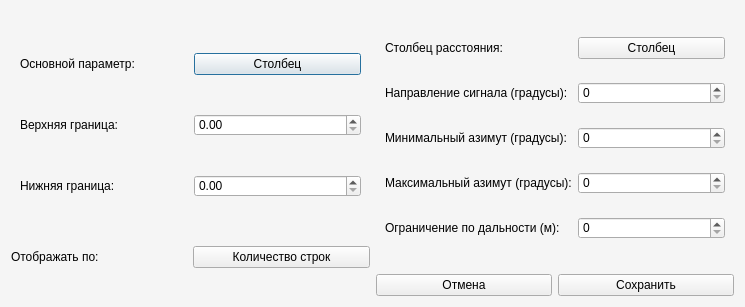
<?xml version="1.0" encoding="UTF-8"?>
<ui version="4.0">
 <class>Dialog</class>
 <widget class="QDialog" name="Dialog">
  <property name="geometry">
   <rect>
    <x>0</x>
    <y>0</y>
    <width>745</width>
    <height>307</height>
   </rect>
  </property>
  <property name="maximumSize">
   <size>
    <width>1000</width>
    <height>1000</height>
   </size>
  </property>
  <property name="windowTitle">
   <string>Dialog</string>
  </property>
  <property name="styleSheet">
   <string notr="true">QDialog{
	
	background-color: rgb(245, 245, 245);
}
</string>
  </property>
  <layout class="QGridLayout" name="gridLayout_3">
   <item row="0" column="0" colspan="2">
    <widget class="SimpleCardWidget" name="SimpleCardWidget">
     <layout class="QGridLayout" name="gridLayout">
      <item row="0" column="0">
       <widget class="BodyLabel" name="BodyLabel_6">
        <property name="text">
         <string>Основной параметр:</string>
        </property>
       </widget>
      </item>
      <item row="0" column="1">
       <widget class="ComboBox" name="preview_corr_cb">
        <property name="cursor">
         <cursorShape>PointingHandCursor</cursorShape>
        </property>
        <property name="toolTip">
         <string>Выберите столбец для кореляционного окраса</string>
        </property>
        <property name="text">
         <string>Столбец</string>
        </property>
       </widget>
      </item>
      <item row="1" column="0">
       <widget class="BodyLabel" name="BodyLabel_7">
        <property name="text">
         <string>Верхняя граница:</string>
        </property>
       </widget>
      </item>
      <item row="1" column="1">
       <widget class="DoubleSpinBox" name="preview_maxlimit_spin">
        <property name="maximum">
         <double>9999999.000000000000000</double>
        </property>
        <property name="singleStep">
         <double>0.010000000000000</double>
        </property>
       </widget>
      </item>
      <item row="2" column="0">
       <widget class="BodyLabel" name="BodyLabel_8">
        <property name="text">
         <string>Нижняя граница:</string>
        </property>
       </widget>
      </item>
      <item row="2" column="1">
       <widget class="DoubleSpinBox" name="preview_minlimit_spin">
        <property name="maximum">
         <double>9999999.000000000000000</double>
        </property>
        <property name="singleStep">
         <double>0.010000000000000</double>
        </property>
       </widget>
      </item>
     </layout>
    </widget>
   </item>
   <item row="0" column="2" rowspan="2" colspan="2">
    <widget class="SimpleCardWidget" name="SimpleCardWidget_2">
     <layout class="QGridLayout" name="gridLayout_2">
      <item row="0" column="0">
       <widget class="BodyLabel" name="BodyLabel">
        <property name="text">
         <string>Столбец расстояния:</string>
        </property>
       </widget>
      </item>
      <item row="0" column="1">
       <widget class="ComboBox" name="preview_corr_cb_2">
        <property name="cursor">
         <cursorShape>PointingHandCursor</cursorShape>
        </property>
        <property name="toolTip">
         <string>Выберите столбец для кореляционного окраса</string>
        </property>
        <property name="text">
         <string>Столбец</string>
        </property>
       </widget>
      </item>
      <item row="1" column="0">
       <widget class="BodyLabel" name="BodyLabel_2">
        <property name="text">
         <string>Направление сигнала (градусы):</string>
        </property>
       </widget>
      </item>
      <item row="1" column="1">
       <widget class="SpinBox" name="main_azimut">
        <property name="maximum">
         <number>360</number>
        </property>
       </widget>
      </item>
      <item row="2" column="0">
       <widget class="BodyLabel" name="BodyLabel_3">
        <property name="text">
         <string>Минимальный азимут (градусы):</string>
        </property>
       </widget>
      </item>
      <item row="2" column="1">
       <widget class="SpinBox" name="min_azimut">
        <property name="maximum">
         <number>360</number>
        </property>
       </widget>
      </item>
      <item row="3" column="0">
       <widget class="BodyLabel" name="BodyLabel_4">
        <property name="text">
         <string>Максимальный азимут (градусы):</string>
        </property>
       </widget>
      </item>
      <item row="3" column="1">
       <widget class="SpinBox" name="max_azimut">
        <property name="maximum">
         <number>360</number>
        </property>
       </widget>
      </item>
      <item row="4" column="0">
       <widget class="BodyLabel" name="BodyLabel_5">
        <property name="text">
         <string>Ограничение по дальности (м):</string>
        </property>
       </widget>
      </item>
      <item row="4" column="1">
       <widget class="SpinBox" name="distance_limit">
        <property name="suffix">
         <string/>
        </property>
        <property name="prefix">
         <string/>
        </property>
        <property name="maximum">
         <number>10000</number>
        </property>
       </widget>
      </item>
     </layout>
    </widget>
   </item>
   <item row="1" column="0">
    <widget class="StrongBodyLabel" name="StrongBodyLabel_7">
     <property name="text">
      <string>Отображать по:</string>
     </property>
    </widget>
   </item>
   <item row="1" column="1">
    <widget class="ComboBox" name="preview_count_row_show_cb">
     <property name="cursor">
      <cursorShape>PointingHandCursor</cursorShape>
     </property>
     <property name="toolTip">
      <string>По умолчанию 10</string>
     </property>
     <property name="text">
      <string>Количество строк</string>
     </property>
    </widget>
   </item>
   <item row="2" column="0" colspan="2">
    <spacer name="horizontalSpacer">
     <property name="orientation">
      <enum>Qt::Horizontal</enum>
     </property>
     <property name="sizeHint" stdset="0">
      <size>
       <width>228</width>
       <height>20</height>
      </size>
     </property>
    </spacer>
   </item>
   <item row="2" column="2">
    <widget class="PushButton" name="cancel_btn">
     <property name="text">
      <string>Отмена</string>
     </property>
    </widget>
   </item>
   <item row="2" column="3">
    <widget class="PrimaryPushButton" name="save_btn">
     <property name="text">
      <string>Сохранить</string>
     </property>
    </widget>
   </item>
  </layout>
 </widget>
 <customwidgets>
  <customwidget>
   <class>ComboBox</class>
   <extends>QPushButton</extends>
   <header>qfluentwidgets</header>
  </customwidget>
  <customwidget>
   <class>PushButton</class>
   <extends>QPushButton</extends>
   <header>qfluentwidgets</header>
  </customwidget>
  <customwidget>
   <class>PrimaryPushButton</class>
   <extends>PushButton</extends>
   <header>qfluentwidgets</header>
  </customwidget>
  <customwidget>
   <class>CardWidget</class>
   <extends>QFrame</extends>
   <header>qfluentwidgets</header>
   <container>1</container>
  </customwidget>
  <customwidget>
   <class>SimpleCardWidget</class>
   <extends>CardWidget</extends>
   <header>qfluentwidgets</header>
   <container>1</container>
  </customwidget>
  <customwidget>
   <class>BodyLabel</class>
   <extends>QLabel</extends>
   <header>qfluentwidgets</header>
  </customwidget>
  <customwidget>
   <class>StrongBodyLabel</class>
   <extends>QLabel</extends>
   <header>qfluentwidgets</header>
  </customwidget>
  <customwidget>
   <class>SpinBox</class>
   <extends>QSpinBox</extends>
   <header>qfluentwidgets</header>
  </customwidget>
  <customwidget>
   <class>DoubleSpinBox</class>
   <extends>QDoubleSpinBox</extends>
   <header>qfluentwidgets</header>
  </customwidget>
 </customwidgets>
 <resources>
  <include location="resourse.qrc"/>
 </resources>
 <connections/>
</ui>
